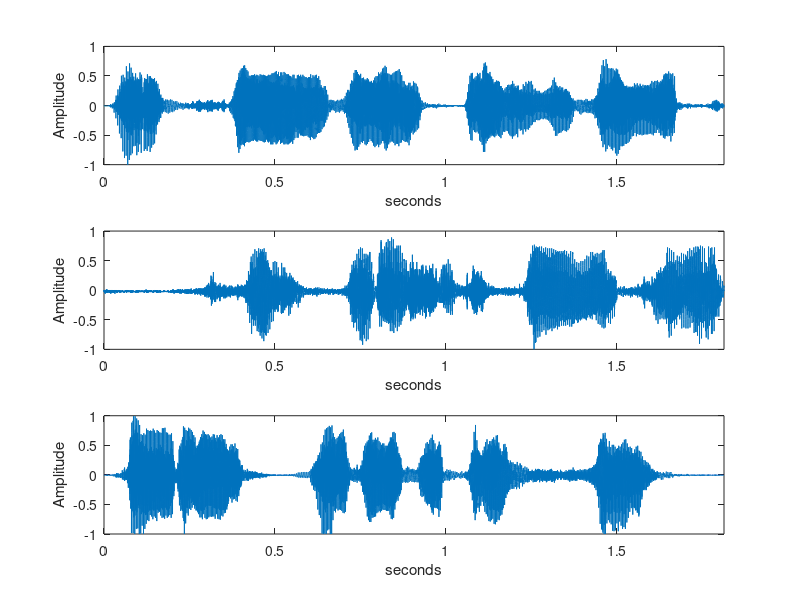
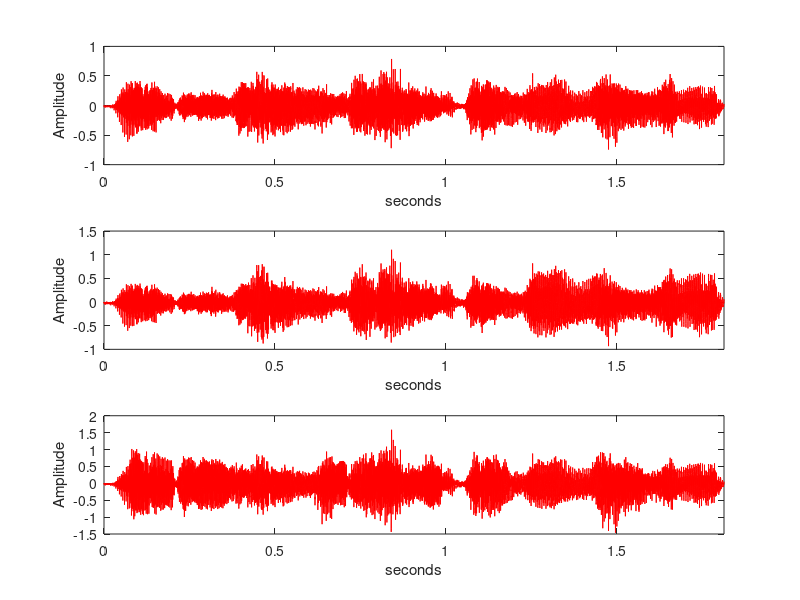

The MATLAB source for these figures, in order: (Note: this script raises an error after producing the figures.)
%%%%%%%%%%%%%%%%%%%%%%%%%%%%%%%%%%%%%%%%%%%%%%%%%%
% This demo mixes three source signal components
% by a random mixing matrix A and finds the 
% unmixing matrix R with the help of cubica34.
%
% type cubica_demo to start
%%%%%%%%%%%%%%%%%%%%%%%%%%%%%%%%%%%%%%%%%%%%%%%%%%
 

 %load sample source signal

 load kennedy.mat

 %generate random mixing matrix
 
 A=rand(N);
 
 %mix source signal components
 
 x=A*s;
 
 %plot source signal components
 
 hdl=figure('Name','CUBICA-DEMO Source Signals','NumberTitle','off','MenuBar','none','Position',[450 600 400 400]);
 
 % define X-axis
 
 t=0:(P/fs/P):(P-1)/fs;
  
 for i=1:3,
 
   subplot(3,1,i)
 
   
   plot(t,s(i,:));
   
   xlim([0 P/fs]);
   
   xlabel('seconds');
   
   ylabel('Amplitude');
 
 end
 
 
 %plot mixed source signal components
 
 hdl=figure('Name','CUBICA-DEMO Mixed Source Signals','NumberTitle','off','MenuBar','none','Position',[860 600 400 400]);
 
 % define X-axis
 
 t=0:(P/fs/P):(P-1)/fs;
  
 for i=1:3,
 
   subplot(3,1,i)
 
   
   plot(t,x(i,:),'r');
   
   xlim([0 P/fs]);
   
   xlabel('seconds');
   
   ylabel('Amplitude');
 
 end

 fprintf('####################################\n');
 fprintf('####Press key to start unmixing!####\n');
 fprintf('####################################\n');
 pause;
 
 %start unmixing
 
 [R,y]=cubica34(x);

 fprintf('\n\nDone!....\n\n\n');
 fprintf('###################################\n');
 fprintf('#####Press key to plot results#####\n');
 fprintf('###################################\n');
 pause;
 
 %plot estimated source signal components
 
 hdl=figure('Name','CUBICA-DEMO Estimated Source Signals','NumberTitle','off','MenuBar','none','Position',[450 170 400 400]);
 
 % define X-axis
 
 t=0:(P/fs/P):(P-1)/fs;
  
 for i=1:3,
 
   subplot(3,1,i)
 
   
   plot(t,y(i,:),'g');
   
   xlim([0 P/fs]);
   
   xlabel('seconds');
   
   ylabel('Amplitude');
 
 end
 
 % compare source signal with estimated source signal
 
 hdl=figure('Name','CUBICA-DEMO Input-Output','NumberTitle', ...
	     'off','MenuBar','none','Position',[860 170 400 400]);
  
 gplotmatrix(s',y')
 
 fprintf('\n\nunimxing Error (0 means perfect unmixing):%2.3f\n',sir(R*A));